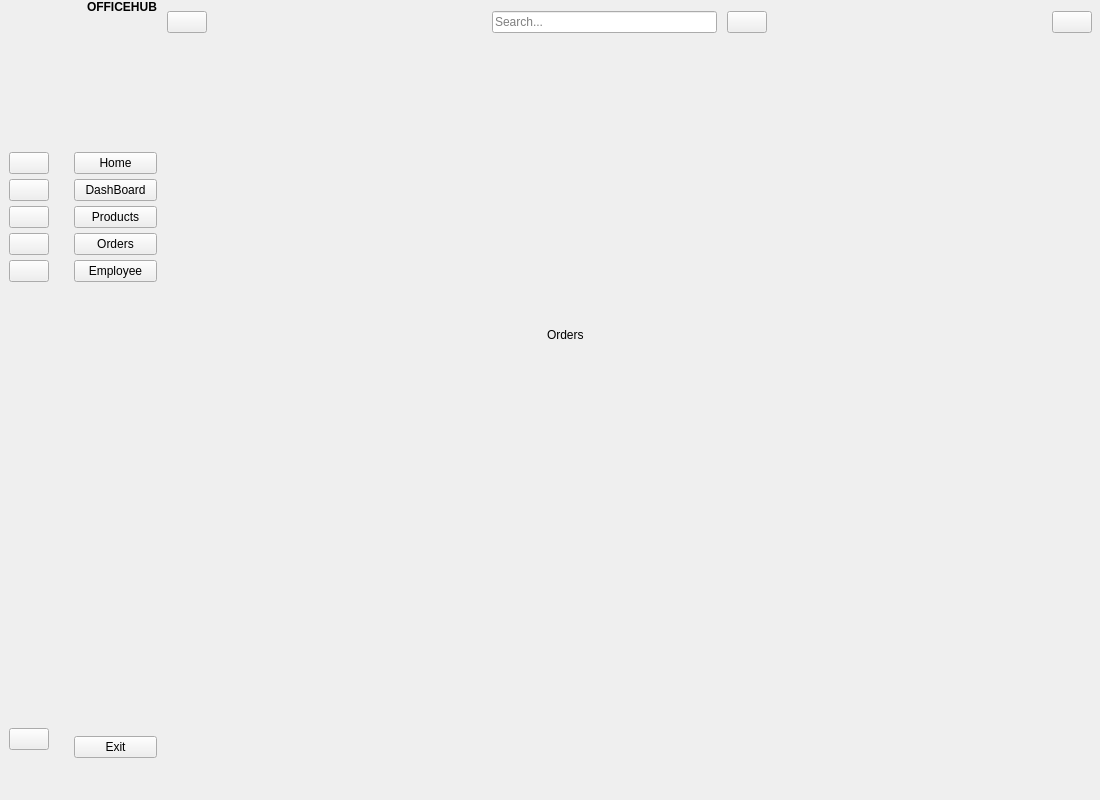
<?xml version="1.0" encoding="UTF-8"?>
<ui version="4.0">
 <class>MainWindow</class>
 <widget class="QMainWindow" name="MainWindow">
  <property name="geometry">
   <rect>
    <x>0</x>
    <y>0</y>
    <width>1100</width>
    <height>800</height>
   </rect>
  </property>
  <property name="windowTitle">
   <string>MainWindow</string>
  </property>
  <widget class="QWidget" name="centralwidget">
   <layout class="QGridLayout" name="gridLayout">
    <property name="leftMargin">
     <number>0</number>
    </property>
    <property name="topMargin">
     <number>0</number>
    </property>
    <property name="rightMargin">
     <number>0</number>
    </property>
    <property name="bottomMargin">
     <number>15</number>
    </property>
    <property name="horizontalSpacing">
     <number>10</number>
    </property>
    <property name="verticalSpacing">
     <number>1</number>
    </property>
    <item row="0" column="0">
     <widget class="QWidget" name="icon_only" native="true">
      <layout class="QVBoxLayout" name="verticalLayout_3">
       <property name="bottomMargin">
        <number>35</number>
       </property>
       <item>
        <widget class="QLabel" name="label">
         <property name="maximumSize">
          <size>
           <width>50</width>
           <height>50</height>
          </size>
         </property>
         <property name="text">
          <string/>
         </property>
         <property name="pixmap">
          <pixmap resource="resource.qrc">:/icons/icons/edit-10-xxl.png</pixmap>
         </property>
         <property name="scaledContents">
          <bool>true</bool>
         </property>
        </widget>
       </item>
       <item>
        <spacer name="verticalSpacer_3">
         <property name="orientation">
          <enum>Qt::Vertical</enum>
         </property>
         <property name="sizeHint" stdset="0">
          <size>
           <width>20</width>
           <height>19</height>
          </size>
         </property>
        </spacer>
       </item>
       <item>
        <layout class="QVBoxLayout" name="verticalLayout">
         <property name="spacing">
          <number>5</number>
         </property>
         <item>
          <widget class="QPushButton" name="Home_1">
           <property name="text">
            <string/>
           </property>
           <property name="icon">
            <iconset resource="resource.qrc">
             <normaloff>:/icons/icons/home-7-xxl.png</normaloff>
             <normalon>:/icons/icons/home-7-xl.png</normalon>:/icons/icons/home-7-xxl.png</iconset>
           </property>
           <property name="checkable">
            <bool>true</bool>
           </property>
           <property name="autoExclusive">
            <bool>true</bool>
           </property>
          </widget>
         </item>
         <item>
          <widget class="QPushButton" name="Dasboard_1">
           <property name="text">
            <string/>
           </property>
           <property name="icon">
            <iconset resource="resource.qrc">
             <normaloff>:/icons/icons/dashboard-5-xxl.png</normaloff>
             <normalon>:/icons/icons/dashboard-xl.png</normalon>:/icons/icons/dashboard-5-xxl.png</iconset>
           </property>
           <property name="checkable">
            <bool>true</bool>
           </property>
           <property name="autoExclusive">
            <bool>true</bool>
           </property>
          </widget>
         </item>
         <item>
          <widget class="QPushButton" name="Product_1">
           <property name="text">
            <string/>
           </property>
           <property name="icon">
            <iconset resource="resource.qrc">
             <normaloff>:/icons/icons/product-xxl.png</normaloff>
             <normalon>:/icons/icons/product-xl.png</normalon>:/icons/icons/product-xxl.png</iconset>
           </property>
           <property name="checkable">
            <bool>true</bool>
           </property>
           <property name="autoExclusive">
            <bool>true</bool>
           </property>
          </widget>
         </item>
         <item>
          <widget class="QPushButton" name="Order_1">
           <property name="text">
            <string/>
           </property>
           <property name="icon">
            <iconset resource="resource.qrc">
             <normaloff>:/icons/icons/line-width-xxl.png</normaloff>
             <normalon>:/icons/icons/line-width-xl.png</normalon>:/icons/icons/line-width-xxl.png</iconset>
           </property>
           <property name="checkable">
            <bool>true</bool>
           </property>
           <property name="autoExclusive">
            <bool>true</bool>
           </property>
          </widget>
         </item>
         <item>
          <widget class="QPushButton" name="Employee_1">
           <property name="text">
            <string/>
           </property>
           <property name="icon">
            <iconset resource="resource.qrc">
             <normaloff>:/icons/icons/group-xxl.png</normaloff>
             <normalon>:/icons/icons/group-xl.png</normalon>:/icons/icons/group-xxl.png</iconset>
           </property>
           <property name="checkable">
            <bool>true</bool>
           </property>
           <property name="autoExclusive">
            <bool>true</bool>
           </property>
          </widget>
         </item>
        </layout>
       </item>
       <item>
        <spacer name="verticalSpacer">
         <property name="orientation">
          <enum>Qt::Vertical</enum>
         </property>
         <property name="sizeHint" stdset="0">
          <size>
           <width>20</width>
           <height>440</height>
          </size>
         </property>
        </spacer>
       </item>
       <item>
        <widget class="QPushButton" name="Exit_1">
         <property name="text">
          <string/>
         </property>
         <property name="icon">
          <iconset resource="resource.qrc">
           <normaloff>:/icons/icons/x-mark-5-xxl.png</normaloff>
           <normalon>:/icons/icons/x-mark-5-xl.png</normalon>:/icons/icons/x-mark-5-xxl.png</iconset>
         </property>
         <property name="checkable">
          <bool>true</bool>
         </property>
         <property name="autoExclusive">
          <bool>true</bool>
         </property>
        </widget>
       </item>
      </layout>
     </widget>
    </item>
    <item row="0" column="2">
     <widget class="QWidget" name="mat" native="true">
      <layout class="QVBoxLayout" name="verticalLayout_5">
       <property name="spacing">
        <number>0</number>
       </property>
       <property name="leftMargin">
        <number>0</number>
       </property>
       <property name="topMargin">
        <number>0</number>
       </property>
       <property name="rightMargin">
        <number>0</number>
       </property>
       <property name="bottomMargin">
        <number>0</number>
       </property>
       <item>
        <widget class="QWidget" name="widget" native="true">
         <layout class="QHBoxLayout" name="horizontalLayout_4">
          <property name="spacing">
           <number>10</number>
          </property>
          <property name="leftMargin">
           <number>0</number>
          </property>
          <property name="topMargin">
           <number>11</number>
          </property>
          <property name="rightMargin">
           <number>8</number>
          </property>
          <property name="bottomMargin">
           <number>4</number>
          </property>
          <item>
           <widget class="QPushButton" name="Change_1">
            <property name="text">
             <string/>
            </property>
            <property name="icon">
             <iconset resource="resource.qrc">
              <normaloff>:/icons/icons/list-view-xxl.png</normaloff>
              <normalon>:/icons/icons/list-view-xl.png</normalon>:/icons/icons/list-view-xxl.png</iconset>
            </property>
            <property name="checkable">
             <bool>true</bool>
            </property>
           </widget>
          </item>
          <item>
           <spacer name="horizontalSpacer">
            <property name="orientation">
             <enum>Qt::Horizontal</enum>
            </property>
            <property name="sizeHint" stdset="0">
             <size>
              <width>244</width>
              <height>20</height>
             </size>
            </property>
           </spacer>
          </item>
          <item>
           <layout class="QHBoxLayout" name="horizontalLayout">
            <item>
             <widget class="QLineEdit" name="Search_input">
              <property name="inputMask">
               <string/>
              </property>
              <property name="text">
               <string/>
              </property>
              <property name="maxLength">
               <number>32764</number>
              </property>
              <property name="placeholderText">
               <string>Search...</string>
              </property>
             </widget>
            </item>
            <item>
             <widget class="QPushButton" name="Search">
              <property name="text">
               <string/>
              </property>
              <property name="icon">
               <iconset resource="resource.qrc">
                <normaloff>:/icons/icons/search-12-xxl.png</normaloff>
                <normalon>:/icons/icons/search-12-xxl.png</normalon>:/icons/icons/search-12-xxl.png</iconset>
              </property>
              <property name="checkable">
               <bool>true</bool>
              </property>
             </widget>
            </item>
           </layout>
          </item>
          <item>
           <spacer name="horizontalSpacer_2">
            <property name="orientation">
             <enum>Qt::Horizontal</enum>
            </property>
            <property name="sizeHint" stdset="0">
             <size>
              <width>244</width>
              <height>20</height>
             </size>
            </property>
           </spacer>
          </item>
          <item>
           <widget class="QPushButton" name="Account">
            <property name="text">
             <string/>
            </property>
            <property name="icon">
             <iconset resource="resource.qrc">
              <normaloff>:/icons/icons/user-xxl.png</normaloff>
              <normalon>:/icons/icons/user-xxl.png</normalon>:/icons/icons/user-xxl.png</iconset>
            </property>
            <property name="checkable">
             <bool>true</bool>
            </property>
           </widget>
          </item>
         </layout>
        </widget>
       </item>
       <item>
        <widget class="QStackedWidget" name="stackedWidget">
         <property name="currentIndex">
          <number>3</number>
         </property>
         <widget class="QWidget" name="Home">
          <widget class="QLabel" name="label_4">
           <property name="geometry">
            <rect>
             <x>410</x>
             <y>200</y>
             <width>51</width>
             <height>81</height>
            </rect>
           </property>
           <property name="text">
            <string>Home</string>
           </property>
          </widget>
         </widget>
         <widget class="QWidget" name="DB">
          <widget class="QLabel" name="label_5">
           <property name="geometry">
            <rect>
             <x>430</x>
             <y>230</y>
             <width>55</width>
             <height>16</height>
            </rect>
           </property>
           <property name="text">
            <string>DB</string>
           </property>
          </widget>
         </widget>
         <widget class="QWidget" name="Products">
          <widget class="QLabel" name="label_6">
           <property name="geometry">
            <rect>
             <x>390</x>
             <y>250</y>
             <width>55</width>
             <height>16</height>
            </rect>
           </property>
           <property name="text">
            <string>Sp</string>
           </property>
          </widget>
         </widget>
         <widget class="QWidget" name="Orders">
          <widget class="QLabel" name="label_7">
           <property name="geometry">
            <rect>
             <x>380</x>
             <y>290</y>
             <width>55</width>
             <height>16</height>
            </rect>
           </property>
           <property name="text">
            <string>Orders</string>
           </property>
          </widget>
         </widget>
         <widget class="QWidget" name="Emp">
          <widget class="QLabel" name="label_8">
           <property name="geometry">
            <rect>
             <x>420</x>
             <y>310</y>
             <width>55</width>
             <height>16</height>
            </rect>
           </property>
           <property name="text">
            <string>Emp</string>
           </property>
          </widget>
         </widget>
         <widget class="QWidget" name="page">
          <widget class="QLabel" name="label_9">
           <property name="geometry">
            <rect>
             <x>420</x>
             <y>310</y>
             <width>55</width>
             <height>16</height>
            </rect>
           </property>
           <property name="text">
            <string>Search</string>
           </property>
          </widget>
         </widget>
         <widget class="QWidget" name="page_2">
          <widget class="QLabel" name="label_10">
           <property name="geometry">
            <rect>
             <x>410</x>
             <y>310</y>
             <width>55</width>
             <height>16</height>
            </rect>
           </property>
           <property name="text">
            <string>Account</string>
           </property>
          </widget>
         </widget>
        </widget>
       </item>
      </layout>
     </widget>
    </item>
    <item row="0" column="1">
     <widget class="QWidget" name="Full_menu" native="true">
      <layout class="QVBoxLayout" name="verticalLayout_4">
       <property name="leftMargin">
        <number>6</number>
       </property>
       <property name="topMargin">
        <number>0</number>
       </property>
       <property name="rightMargin">
        <number>0</number>
       </property>
       <property name="bottomMargin">
        <number>27</number>
       </property>
       <item>
        <layout class="QHBoxLayout" name="horizontalLayout_2">
         <item>
          <widget class="QLabel" name="label_2">
           <property name="maximumSize">
            <size>
             <width>50</width>
             <height>50</height>
            </size>
           </property>
           <property name="text">
            <string/>
           </property>
           <property name="pixmap">
            <pixmap resource="resource.qrc">:/icons/icons/edit-10-xxl.png</pixmap>
           </property>
           <property name="scaledContents">
            <bool>true</bool>
           </property>
          </widget>
         </item>
         <item>
          <widget class="QLabel" name="label_3">
           <property name="font">
            <font>
             <pointsize>9</pointsize>
             <weight>75</weight>
             <italic>false</italic>
             <bold>true</bold>
            </font>
           </property>
           <property name="text">
            <string>OFFICEHUB</string>
           </property>
          </widget>
         </item>
        </layout>
       </item>
       <item>
        <spacer name="verticalSpacer_4">
         <property name="orientation">
          <enum>Qt::Vertical</enum>
         </property>
         <property name="sizeHint" stdset="0">
          <size>
           <width>20</width>
           <height>28</height>
          </size>
         </property>
        </spacer>
       </item>
       <item>
        <layout class="QVBoxLayout" name="verticalLayout_2">
         <property name="spacing">
          <number>5</number>
         </property>
         <item>
          <widget class="QPushButton" name="Home_2">
           <property name="text">
            <string>Home</string>
           </property>
           <property name="icon">
            <iconset resource="resource.qrc">
             <normaloff>:/icons/icons/home-7-xxl.png</normaloff>
             <normalon>:/icons/icons/home-7-xl.png</normalon>:/icons/icons/home-7-xxl.png</iconset>
           </property>
           <property name="checkable">
            <bool>true</bool>
           </property>
           <property name="autoExclusive">
            <bool>true</bool>
           </property>
          </widget>
         </item>
         <item>
          <widget class="QPushButton" name="Dboaoboard_2">
           <property name="text">
            <string>DashBoard</string>
           </property>
           <property name="icon">
            <iconset resource="resource.qrc">
             <normaloff>:/icons/icons/dashboard-5-xxl.png</normaloff>
             <normalon>:/icons/icons/dashboard-xl.png</normalon>:/icons/icons/dashboard-5-xxl.png</iconset>
           </property>
           <property name="checkable">
            <bool>true</bool>
           </property>
           <property name="autoExclusive">
            <bool>true</bool>
           </property>
          </widget>
         </item>
         <item>
          <widget class="QPushButton" name="Product_2">
           <property name="text">
            <string>Products</string>
           </property>
           <property name="icon">
            <iconset resource="resource.qrc">
             <normaloff>:/icons/icons/product-xxl.png</normaloff>
             <normalon>:/icons/icons/product-xl.png</normalon>:/icons/icons/product-xxl.png</iconset>
           </property>
           <property name="checkable">
            <bool>true</bool>
           </property>
           <property name="autoExclusive">
            <bool>true</bool>
           </property>
          </widget>
         </item>
         <item>
          <widget class="QPushButton" name="Order_2">
           <property name="text">
            <string>Orders</string>
           </property>
           <property name="icon">
            <iconset resource="resource.qrc">
             <normaloff>:/icons/icons/line-width-xxl.png</normaloff>
             <normalon>:/icons/icons/line-width-xl.png</normalon>:/icons/icons/line-width-xxl.png</iconset>
           </property>
           <property name="checkable">
            <bool>true</bool>
           </property>
           <property name="autoExclusive">
            <bool>true</bool>
           </property>
          </widget>
         </item>
         <item>
          <widget class="QPushButton" name="Employee_2">
           <property name="text">
            <string>Employee</string>
           </property>
           <property name="icon">
            <iconset resource="resource.qrc">
             <normaloff>:/icons/icons/group-xxl.png</normaloff>
             <normalon>:/icons/icons/group-xl.png</normalon>:/icons/icons/group-xxl.png</iconset>
           </property>
           <property name="checkable">
            <bool>true</bool>
           </property>
           <property name="autoExclusive">
            <bool>true</bool>
           </property>
          </widget>
         </item>
        </layout>
       </item>
       <item>
        <spacer name="verticalSpacer_2">
         <property name="orientation">
          <enum>Qt::Vertical</enum>
         </property>
         <property name="sizeHint" stdset="0">
          <size>
           <width>20</width>
           <height>448</height>
          </size>
         </property>
        </spacer>
       </item>
       <item>
        <widget class="QPushButton" name="Exit_2">
         <property name="text">
          <string>Exit</string>
         </property>
         <property name="icon">
          <iconset resource="resource.qrc">
           <normaloff>:/icons/icons/x-mark-5-xxl.png</normaloff>
           <normalon>:/icons/icons/x-mark-5-xl.png</normalon>:/icons/icons/x-mark-5-xxl.png</iconset>
         </property>
         <property name="checkable">
          <bool>true</bool>
         </property>
         <property name="autoExclusive">
          <bool>true</bool>
         </property>
        </widget>
       </item>
      </layout>
     </widget>
    </item>
   </layout>
  </widget>
 </widget>
 <resources>
  <include location="resource.qrc"/>
 </resources>
 <connections>
  <connection>
   <sender>Change_1</sender>
   <signal>toggled(bool)</signal>
   <receiver>icon_only</receiver>
   <slot>setVisible(bool)</slot>
   <hints>
    <hint type="sourcelabel">
     <x>253</x>
     <y>20</y>
    </hint>
    <hint type="destinationlabel">
     <x>50</x>
     <y>387</y>
    </hint>
   </hints>
  </connection>
  <connection>
   <sender>Change_1</sender>
   <signal>toggled(bool)</signal>
   <receiver>Full_menu</receiver>
   <slot>setHidden(bool)</slot>
   <hints>
    <hint type="sourcelabel">
     <x>260</x>
     <y>18</y>
    </hint>
    <hint type="destinationlabel">
     <x>223</x>
     <y>411</y>
    </hint>
   </hints>
  </connection>
  <connection>
   <sender>Home_1</sender>
   <signal>toggled(bool)</signal>
   <receiver>Home_2</receiver>
   <slot>setChecked(bool)</slot>
   <hints>
    <hint type="sourcelabel">
     <x>35</x>
     <y>118</y>
    </hint>
    <hint type="destinationlabel">
     <x>94</x>
     <y>114</y>
    </hint>
   </hints>
  </connection>
  <connection>
   <sender>Dasboard_1</sender>
   <signal>toggled(bool)</signal>
   <receiver>Dboaoboard_2</receiver>
   <slot>setChecked(bool)</slot>
   <hints>
    <hint type="sourcelabel">
     <x>37</x>
     <y>147</y>
    </hint>
    <hint type="destinationlabel">
     <x>117</x>
     <y>141</y>
    </hint>
   </hints>
  </connection>
  <connection>
   <sender>Product_1</sender>
   <signal>toggled(bool)</signal>
   <receiver>Product_2</receiver>
   <slot>setChecked(bool)</slot>
   <hints>
    <hint type="sourcelabel">
     <x>20</x>
     <y>177</y>
    </hint>
    <hint type="destinationlabel">
     <x>109</x>
     <y>176</y>
    </hint>
   </hints>
  </connection>
  <connection>
   <sender>Order_1</sender>
   <signal>toggled(bool)</signal>
   <receiver>Order_2</receiver>
   <slot>setChecked(bool)</slot>
   <hints>
    <hint type="sourcelabel">
     <x>49</x>
     <y>212</y>
    </hint>
    <hint type="destinationlabel">
     <x>99</x>
     <y>214</y>
    </hint>
   </hints>
  </connection>
  <connection>
   <sender>Employee_1</sender>
   <signal>toggled(bool)</signal>
   <receiver>Employee_2</receiver>
   <slot>setChecked(bool)</slot>
   <hints>
    <hint type="sourcelabel">
     <x>24</x>
     <y>251</y>
    </hint>
    <hint type="destinationlabel">
     <x>141</x>
     <y>249</y>
    </hint>
   </hints>
  </connection>
  <connection>
   <sender>Home_2</sender>
   <signal>toggled(bool)</signal>
   <receiver>Home_1</receiver>
   <slot>setChecked(bool)</slot>
   <hints>
    <hint type="sourcelabel">
     <x>218</x>
     <y>116</y>
    </hint>
    <hint type="destinationlabel">
     <x>27</x>
     <y>109</y>
    </hint>
   </hints>
  </connection>
  <connection>
   <sender>Dboaoboard_2</sender>
   <signal>toggled(bool)</signal>
   <receiver>Dasboard_1</receiver>
   <slot>setChecked(bool)</slot>
   <hints>
    <hint type="sourcelabel">
     <x>202</x>
     <y>138</y>
    </hint>
    <hint type="destinationlabel">
     <x>53</x>
     <y>146</y>
    </hint>
   </hints>
  </connection>
  <connection>
   <sender>Product_2</sender>
   <signal>toggled(bool)</signal>
   <receiver>Product_1</receiver>
   <slot>setChecked(bool)</slot>
   <hints>
    <hint type="sourcelabel">
     <x>214</x>
     <y>185</y>
    </hint>
    <hint type="destinationlabel">
     <x>49</x>
     <y>181</y>
    </hint>
   </hints>
  </connection>
  <connection>
   <sender>Order_2</sender>
   <signal>toggled(bool)</signal>
   <receiver>Order_1</receiver>
   <slot>setChecked(bool)</slot>
   <hints>
    <hint type="sourcelabel">
     <x>224</x>
     <y>217</y>
    </hint>
    <hint type="destinationlabel">
     <x>56</x>
     <y>222</y>
    </hint>
   </hints>
  </connection>
  <connection>
   <sender>Employee_2</sender>
   <signal>toggled(bool)</signal>
   <receiver>Employee_1</receiver>
   <slot>setChecked(bool)</slot>
   <hints>
    <hint type="sourcelabel">
     <x>198</x>
     <y>251</y>
    </hint>
    <hint type="destinationlabel">
     <x>32</x>
     <y>256</y>
    </hint>
   </hints>
  </connection>
  <connection>
   <sender>Exit_1</sender>
   <signal>toggled(bool)</signal>
   <receiver>Exit_2</receiver>
   <slot>setChecked(bool)</slot>
   <hints>
    <hint type="sourcelabel">
     <x>40</x>
     <y>724</y>
    </hint>
    <hint type="destinationlabel">
     <x>93</x>
     <y>753</y>
    </hint>
   </hints>
  </connection>
  <connection>
   <sender>Exit_2</sender>
   <signal>toggled(bool)</signal>
   <receiver>Exit_1</receiver>
   <slot>setChecked(bool)</slot>
   <hints>
    <hint type="sourcelabel">
     <x>211</x>
     <y>735</y>
    </hint>
    <hint type="destinationlabel">
     <x>36</x>
     <y>731</y>
    </hint>
   </hints>
  </connection>
 </connections>
</ui>
